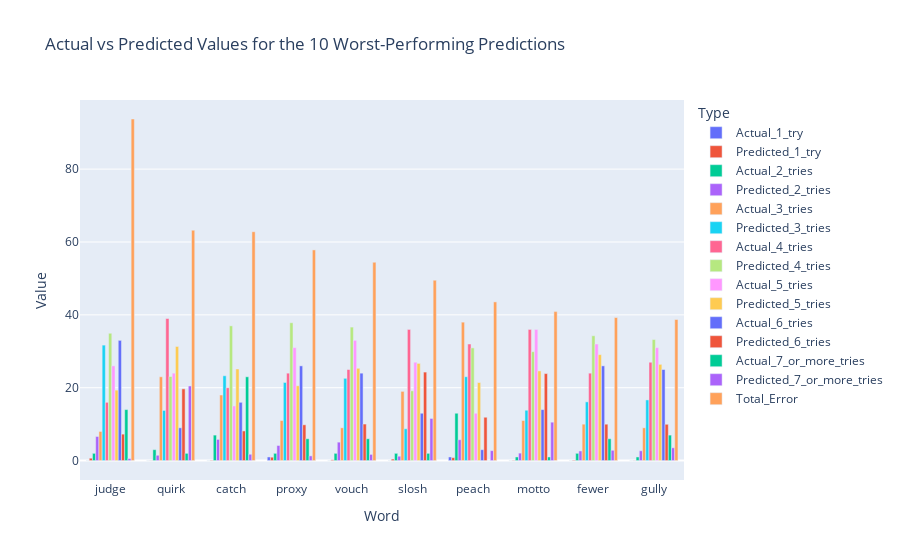

The code cell stored with this chart in its notebook:
### Code cell
import plotly.express as px
import pandas as pd

# Prepare data for plotting
results = pd.DataFrame({
    'Word': df.loc[y_test.index, 'Word'],
    'Actual_1_try': y_test.iloc[:, 0],
    'Predicted_1_try': y_pred[:, 0],
    'Actual_2_tries': y_test.iloc[:, 1],
    'Predicted_2_tries': y_pred[:, 1],
    'Actual_3_tries': y_test.iloc[:, 2],
    'Predicted_3_tries': y_pred[:, 2],
    'Actual_4_tries': y_test.iloc[:, 3],
    'Predicted_4_tries': y_pred[:, 3],
    'Actual_5_tries': y_test.iloc[:, 4],
    'Predicted_5_tries': y_pred[:, 4],
    'Actual_6_tries': y_test.iloc[:, 5],
    'Predicted_6_tries': y_pred[:, 5],
    'Actual_7_or_more_tries': y_test.iloc[:, 6],
    'Predicted_7_or_more_tries': y_pred[:, 6]
})

results['Total_Error'] = np.abs(results['Actual_1_try'] - results['Predicted_1_try']) + \
                         np.abs(results['Actual_2_tries'] - results['Predicted_2_tries']) + \
                         np.abs(results['Actual_3_tries'] - results['Predicted_3_tries']) + \
                         np.abs(results['Actual_4_tries'] - results['Predicted_4_tries']) + \
                         np.abs(results['Actual_5_tries'] - results['Predicted_5_tries']) + \
                         np.abs(results['Actual_6_tries'] - results['Predicted_6_tries']) + \
                         np.abs(results['Actual_7_or_more_tries'] - results['Predicted_7_or_more_tries'])

worst_results = results.nlargest(10, 'Total_Error')

worst_results_melted = worst_results.melt(id_vars='Word', var_name='Type', value_name='Value')

# Create a grouped bar plot
fig = px.bar(worst_results_melted, x='Word', y='Value', color='Type', barmode='group',
             title='Actual vs Predicted Values for the 10 Worst-Performing Predictions')

# Show plot
fig.show()

### Figure 1 — Plotly figure (JSON) as saved in the notebook; plotly's stock layout.template omitted (floating-point values rounded to 4 significant figures)
{"data": [{"alignmentgroup": "True", "hovertemplate": "Type=Actual_1_try<br>Word=%{x}<br>Value=%{y}<extra></extra>", "legendgroup": "Actual_1_try", "marker": {"color": "#636efa", "pattern": {"shape": ""}}, "name": "Actual_1_try", "offsetgroup": "Actual_1_try", "orientation": "v", "showlegend": true, "textposition": "auto", "type": "bar", "x": ["judge", "quirk", "catch", "proxy", "vouch", "slosh", "peach", "motto", "fewer", "gully"], "xaxis": "x", "y": [0, 0, 0, 1, 0, 0, 1, 0, 0, 0], "yaxis": "y"}, {"alignmentgroup": "True", "hovertemplate": "Type=Predicted_1_try<br>Word=%{x}<br>Value=%{y}<extra></extra>", "legendgroup": "Predicted_1_try", "marker": {"color": "#EF553B", "pattern": {"shape": ""}}, "name": "Predicted_1_try", "offsetgroup": "Predicted_1_try", "orientation": "v", "showlegend": true, "textposition": "auto", "type": "bar", "x": ["judge", "quirk", "catch", "proxy", "vouch", "slosh", "peach", "motto", "fewer", "gully"], "xaxis": "x", "y": [0.6608, -0.04421, -0.1079, 0.9356, 0.2263, 0.4145, 0.8187, -0.09467, 0.1422, -0.04652], "yaxis": "y"}, {"alignmentgroup": "True", "hovertemplate": "Type=Actual_2_tries<br>Word=%{x}<br>Value=%{y}<extra></extra>", "legendgroup": "Actual_2_tries", "marker": {"color": "#00cc96", "pattern": {"shape": ""}}, "name": "Actual_2_tries", "offsetgroup": "Actual_2_tries", "orientation": "v", "showlegend": true, "textposition": "auto", "type": "bar", "x": ["judge", "quirk", "catch", "proxy", "vouch", "slosh", "peach", "motto", "fewer", "gully"], "xaxis": "x", "y": [2, 3, 7, 2, 2, 2, 13, 1, 2, 1], "yaxis": "y"}, {"alignmentgroup": "True", "hovertemplate": "Type=Predicted_2_tries<br>Word=%{x}<br>Value=%{y}<extra></extra>", "legendgroup": "Predicted_2_tries", "marker": {"color": "#ab63fa", "pattern": {"shape": ""}}, "name": "Predicted_2_tries", "offsetgroup": "Predicted_2_tries", "orientation": "v", "showlegend": true, "textposition": "auto", "type": "bar", "x": ["judge", "quirk", "catch", "proxy", "vouch", "slosh", "peach", "motto", "fewer", "gully"], "xaxis": "x", "y": [6.618, 1.463, 5.824, 4.149, 5.064, 1.206, 5.734, 2.051, 2.652, 2.7], "yaxis": "y"}, {"alignmentgroup": "True", "hovertemplate": "Type=Actual_3_tries<br>Word=%{x}<br>Value=%{y}<extra></extra>", "legendgroup": "Actual_3_tries", "marker": {"color": "#FFA15A", "pattern": {"shape": ""}}, "name": "Actual_3_tries", "offsetgroup": "Actual_3_tries", "orientation": "v", "showlegend": true, "textposition": "auto", "type": "bar", "x": ["judge", "quirk", "catch", "proxy", "vouch", "slosh", "peach", "motto", "fewer", "gully"], "xaxis": "x", "y": [8, 23, 18, 11, 9, 19, 38, 11, 10, 9], "yaxis": "y"}, {"alignmentgroup": "True", "hovertemplate": "Type=Predicted_3_tries<br>Word=%{x}<br>Value=%{y}<extra></extra>", "legendgroup": "Predicted_3_tries", "marker": {"color": "#19d3f3", "pattern": {"shape": ""}}, "name": "Predicted_3_tries", "offsetgroup": "Predicted_3_tries", "orientation": "v", "showlegend": true, "textposition": "auto", "type": "bar", "x": ["judge", "quirk", "catch", "proxy", "vouch", "slosh", "peach", "motto", "fewer", "gully"], "xaxis": "x", "y": [31.7, 13.77, 23.28, 21.44, 22.58, 8.74, 23.02, 13.82, 16.12, 16.66], "yaxis": "y"}, {"alignmentgroup": "True", "hovertemplate": "Type=Actual_4_tries<br>Word=%{x}<br>Value=%{y}<extra></extra>", "legendgroup": "Actual_4_tries", "marker": {"color": "#FF6692", "pattern": {"shape": ""}}, "name": "Actual_4_tries", "offsetgroup": "Actual_4_tries", "orientation": "v", "showlegend": true, "textposition": "auto", "type": "bar", "x": ["judge", "quirk", "catch", "proxy", "vouch", "slosh", "peach", "motto", "fewer", "gully"], "xaxis": "x", "y": [16, 39, 20, 24, 25, 36, 32, 36, 24, 27], "yaxis": "y"}, {"alignmentgroup": "True", "hovertemplate": "Type=Predicted_4_tries<br>Word=%{x}<br>Value=%{y}<extra></extra>", "legendgroup": "Predicted_4_tries", "marker": {"color": "#B6E880", "pattern": {"shape": ""}}, "name": "Predicted_4_tries", "offsetgroup": "Predicted_4_tries", "orientation": "v", "showlegend": true, "textposition": "auto", "type": "bar", "x": ["judge", "quirk", "catch", "proxy", "vouch", "slosh", "peach", "motto", "fewer", "gully"], "xaxis": "x", "y": [34.95, 23.08, 36.99, 37.84, 36.64, 19.15, 30.94, 29.89, 34.26, 33.22], "yaxis": "y"}, {"alignmentgroup": "True", "hovertemplate": "Type=Actual_5_tries<br>Word=%{x}<br>Value=%{y}<extra></extra>", "legendgroup": "Actual_5_tries", "marker": {"color": "#FF97FF", "pattern": {"shape": ""}}, "name": "Actual_5_tries", "offsetgroup": "Actual_5_tries", "orientation": "v", "showlegend": true, "textposition": "auto", "type": "bar", "x": ["judge", "quirk", "catch", "proxy", "vouch", "slosh", "peach", "motto", "fewer", "gully"], "xaxis": "x", "y": [26, 24, 15, 31, 33, 27, 13, 36, 32, 31], "yaxis": "y"}, {"alignmentgroup": "True", "hovertemplate": "Type=Predicted_5_tries<br>Word=%{x}<br>Value=%{y}<extra></extra>", "legendgroup": "Predicted_5_tries", "marker": {"color": "#FECB52", "pattern": {"shape": ""}}, "name": "Predicted_5_tries", "offsetgroup": "Predicted_5_tries", "orientation": "v", "showlegend": true, "textposition": "auto", "type": "bar", "x": ["judge", "quirk", "catch", "proxy", "vouch", "slosh", "peach", "motto", "fewer", "gully"], "xaxis": "x", "y": [19.35, 31.32, 25.15, 20.54, 25.33, 26.68, 21.43, 24.62, 29.09, 26.42], "yaxis": "y"}, {"alignmentgroup": "True", "hovertemplate": "Type=Actual_6_tries<br>Word=%{x}<br>Value=%{y}<extra></extra>", "legendgroup": "Actual_6_tries", "marker": {"color": "#636efa", "pattern": {"shape": ""}}, "name": "Actual_6_tries", "offsetgroup": "Actual_6_tries", "orientation": "v", "showlegend": true, "textposition": "auto", "type": "bar", "x": ["judge", "quirk", "catch", "proxy", "vouch", "slosh", "peach", "motto", "fewer", "gully"], "xaxis": "x", "y": [33, 9, 16, 26, 24, 13, 3, 14, 26, 25], "yaxis": "y"}, {"alignmentgroup": "True", "hovertemplate": "Type=Predicted_6_tries<br>Word=%{x}<br>Value=%{y}<extra></extra>", "legendgroup": "Predicted_6_tries", "marker": {"color": "#EF553B", "pattern": {"shape": ""}}, "name": "Predicted_6_tries", "offsetgroup": "Predicted_6_tries", "orientation": "v", "showlegend": true, "textposition": "auto", "type": "bar", "x": ["judge", "quirk", "catch", "proxy", "vouch", "slosh", "peach", "motto", "fewer", "gully"], "xaxis": "x", "y": [7.267, 19.69, 8.138, 9.824, 10.04, 24.3, 11.9, 23.88, 9.995, 9.967], "yaxis": "y"}, {"alignmentgroup": "True", "hovertemplate": "Type=Actual_7_or_more_tries<br>Word=%{x}<br>Value=%{y}<extra></extra>", "legendgroup": "Actual_7_or_more_tries", "marker": {"color": "#00cc96", "pattern": {"shape": ""}}, "name": "Actual_7_or_more_tries", "offsetgroup": "Actual_7_or_more_tries", "orientation": "v", "showlegend": true, "textposition": "auto", "type": "bar", "x": ["judge", "quirk", "catch", "proxy", "vouch", "slosh", "peach", "motto", "fewer", "gully"], "xaxis": "x", "y": [14, 2, 23, 6, 6, 2, 0, 1, 6, 7], "yaxis": "y"}, {"alignmentgroup": "True", "hovertemplate": "Type=Predicted_7_or_more_tries<br>Word=%{x}<br>Value=%{y}<extra></extra>", "legendgroup": "Predicted_7_or_more_tries", "marker": {"color": "#ab63fa", "pattern": {"shape": ""}}, "name": "Predicted_7_or_more_tries", "offsetgroup": "Predicted_7_or_more_tries", "orientation": "v", "showlegend": true, "textposition": "auto", "type": "bar", "x": ["judge", "quirk", "catch", "proxy", "vouch", "slosh", "peach", "motto", "fewer", "gully"], "xaxis": "x", "y": [0.558, 20.49, 1.744, 1.3, 1.709, 11.57, 2.74, 10.55, 2.833, 3.517], "yaxis": "y"}, {"alignmentgroup": "True", "hovertemplate": "Type=Total_Error<br>Word=%{x}<br>Value=%{y}<extra></extra>", "legendgroup": "Total_Error", "marker": {"color": "#FFA15A", "pattern": {"shape": ""}}, "name": "Total_Error", "offsetgroup": "Total_Error", "orientation": "v", "showlegend": true, "textposition": "auto", "type": "bar", "x": ["judge", "quirk", "catch", "proxy", "vouch", "slosh", "peach", "motto", "fewer", "gully"], "xaxis": "x", "y": [93.75, 63.23, 62.82, 57.82, 54.44, 49.5, 43.56, 40.89, 39.26, 38.72], "yaxis": "y"}], "layout": {"barmode": "group", "legend": {"title": {"text": "Type"}, "tracegroupgap": 0}, "title": {"text": "Actual vs Predicted Values for the 10 Worst-Performing Predictions"}, "xaxis": {"anchor": "y", "domain": [0, 1], "title": {"text": "Word"}}, "yaxis": {"anchor": "x", "domain": [0, 1], "title": {"text": "Value"}}}}
